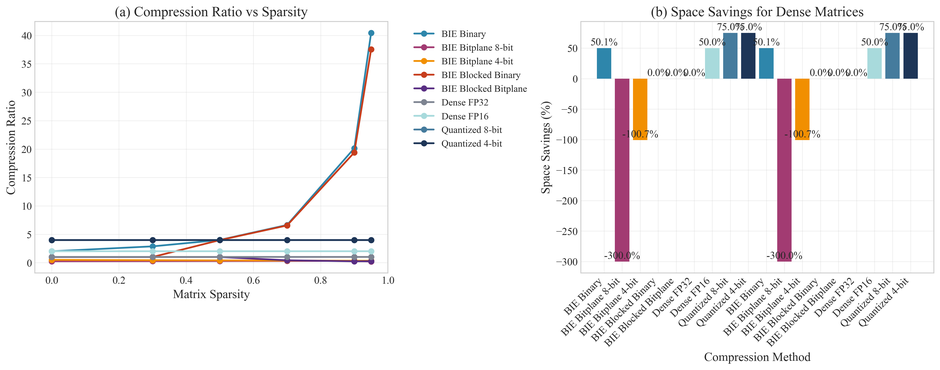
#> input picture paper_figures/figure1_compression_comparison.png, 940 x 370 px, shrunk from 4452 x 1754 before the run
$ python preview_figures.py
#> lines starting #> are read from the running program, lines starting #| are printed output that depends on the picture
#!/usr/bin/env python3
"""
Quick preview script to display generated figures.
"""

import matplotlib.pyplot as plt
import matplotlib.image as mpimg
from pathlib import Path

def preview_figures():
    """Display a grid of generated figures for quick preview."""
    figures_dir = Path(__file__).parent

    # List of figure files to preview
    figure_files = [
        'figure1_compression_comparison.png',
        'figure2_speed_performance.png',
        'figure3_accuracy_analysis.png',
        'figure4_pareto_frontier.png',
        'figure5_scalability_analysis.png'
    ]

    # Create a large figure to display all subplots
    fig, axes = plt.subplots(3, 2, figsize=(20, 24))
    axes = axes.flatten()

    for i, filename in enumerate(figure_files):
        filepath = figures_dir / filename
        if filepath.exists():
            img = mpimg.imread(str(filepath))
#> img is the input picture: shape (370, 940, 4) float32; mean R, G, B, A 0.958, 0.952, 0.954, 1
            axes[i].imshow(img)
            axes[i].set_title(f"Figure {i+1}: {filename.replace('.png', '').replace('figure', '').replace('_', ' ').title()}")
            axes[i].axis('off')
        else:
            axes[i].text(0.5, 0.5, f"Figure not found:\n{filename}",
                        ha='center', va='center', transform=axes[i].transAxes)
            axes[i].axis('off')

    # Hide the last subplot if we have an odd number of figures
    if len(figure_files) < len(axes):
        axes[-1].axis('off')

    plt.tight_layout()
    plt.suptitle('BIE Research Paper - Generated Figures Overview', fontsize=20, y=0.98)
    plt.savefig(figures_dir / 'figures_overview.png', dpi=150, bbox_inches='tight')
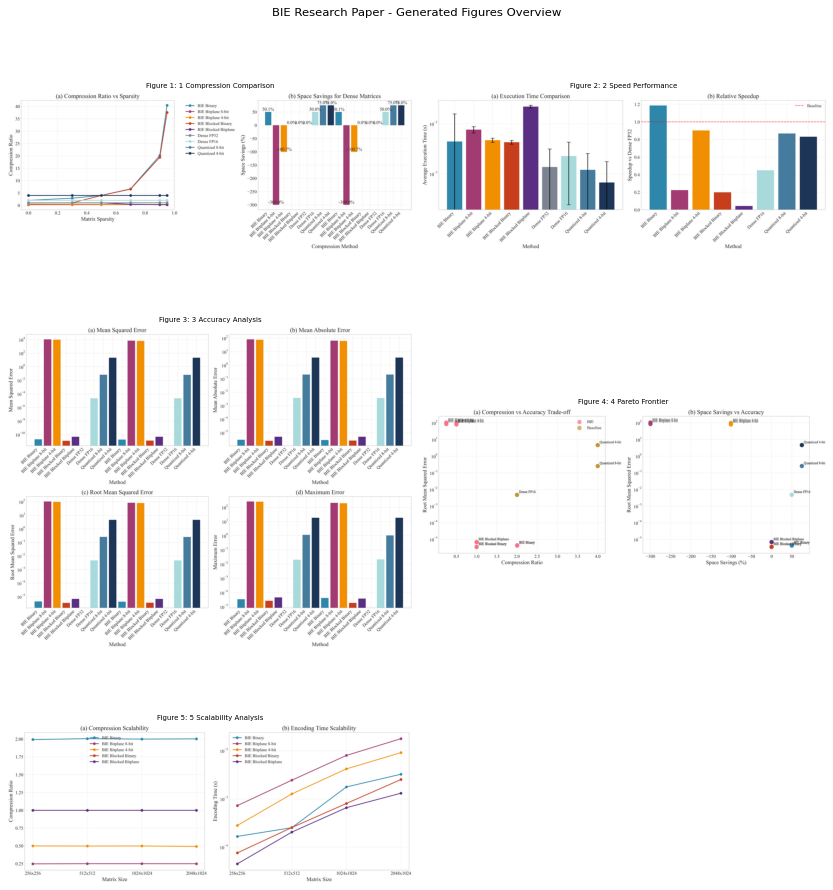
#> figure drawn by matplotlib, 5 panels
    plt.show()

if __name__ == "__main__":
    preview_figures()
